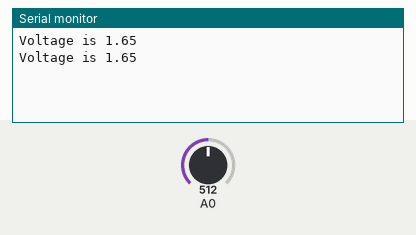
Recording of a sketch running on a simulated ESP8266 (NodeMCU). On the bench: the last lines printed to the serial monitor. Inputs (shaded band) come from the test bench; at power-on: A0 = 512.

Above: at 2.8 s.
2.9 s: A0 set to 716
At 4.7 s:
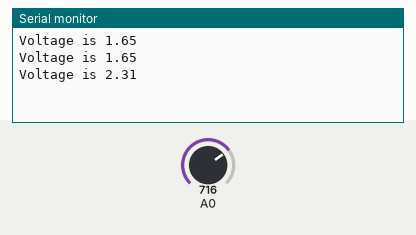
5.6 s: A0 set to 900
At 7.4 s:
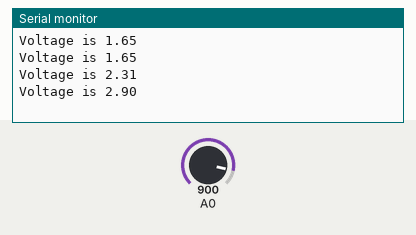
Timing chart, 0 to 8.9 s (numbered marks = the images above; inputs shaded):
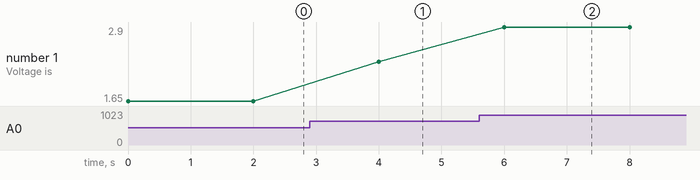

Measured:
- after the input at 2.9 s, the serial monitor: prints a new line after 1.1 s (image 1)
- after the input at 5.6 s, the serial monitor: prints a new line after 0.40 s (image 2)
- plotted number 1: 1.65 → 2.31 after the input at 2.9 s, 2.31 → 2.9 after the input at 5.6 s

The sketch:

analogMeasure.ino
```cpp
void setup() {
  Serial.begin(115200);
  Serial.println();
}

void loop() {
  int val=analogRead(0);
  float volts=val*3.3/1024;
  Serial.printf("Voltage is %0.2f\n",volts);
  delay(2000);
}
```
